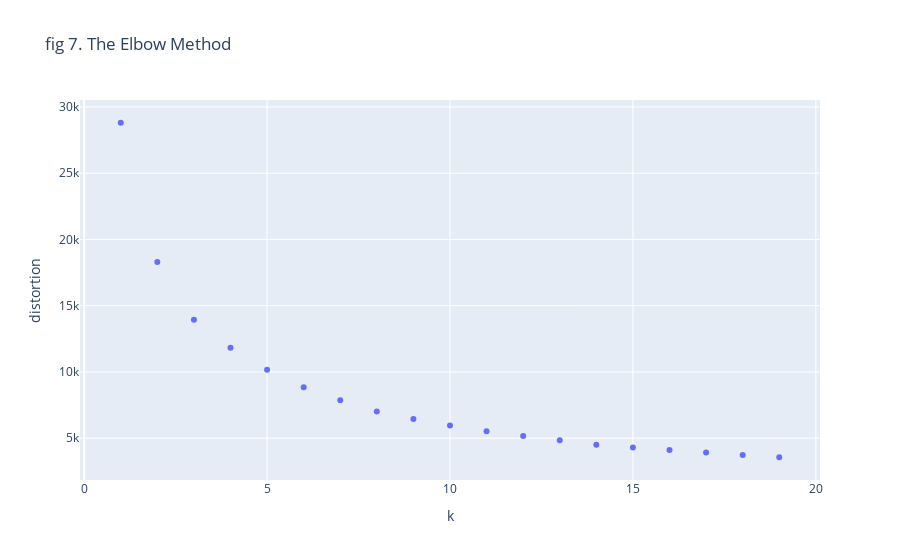

The notebook cell this image was saved under:
### Code cell
from sklearn.cluster import KMeans

distortions = []
K = range(1,20)
for k in K:
    kmean = KMeans(n_clusters=k, random_state=0, n_init = 50, max_iter = 500)
    kmean.fit(X)
    distortions.append(kmean.inertia_)

fig_kmean = px.scatter(x=K, y=distortions, trendline=distortions, title='fig 7. The Elbow Method')
fig_kmean.update_xaxes(title_text='k')
fig_kmean.update_yaxes(title_text='distortion')
#fig_kmean.update_layout(height=650, width=1000)
fig_kmean.show()

### Figure 1 — Plotly figure (JSON) as saved in the notebook; plotly's stock layout.template omitted (floating-point values rounded to 4 significant figures)
{"data": [{"hovertemplate": "x=%{x}<br>y=%{y}<extra></extra>", "legendgroup": "", "marker": {"color": "#636efa", "symbol": "circle"}, "mode": "markers", "name": "", "orientation": "v", "showlegend": false, "type": "scatter", "x": [1, 2, 3, 4, 5, 6, 7, 8, 9, 10, 11, 12, 13, 14, 15, 16, 17, 18, 19], "xaxis": "x", "y": [28800.0, 18290.0, 13940.0, 11830.0, 10160.0, 8841.0, 7871.0, 7021.0, 6447.0, 5959.0, 5516.0, 5160.0, 4837.0, 4506.0, 4297.0, 4113.0, 3918.0, 3729.0, 3562.0], "yaxis": "y"}, {"hovertemplate": "<extra></extra>", "legendgroup": "", "marker": {"color": "#636efa", "symbol": "circle"}, "mode": "lines", "name": "", "showlegend": false, "type": "scatter", "xaxis": "x", "yaxis": "y"}], "layout": {"legend": {"tracegroupgap": 0}, "title": {"text": "fig 7. The Elbow Method"}, "xaxis": {"anchor": "y", "domain": [0, 1], "title": {"text": "k"}}, "yaxis": {"anchor": "x", "domain": [0, 1], "title": {"text": "distortion"}}}}
